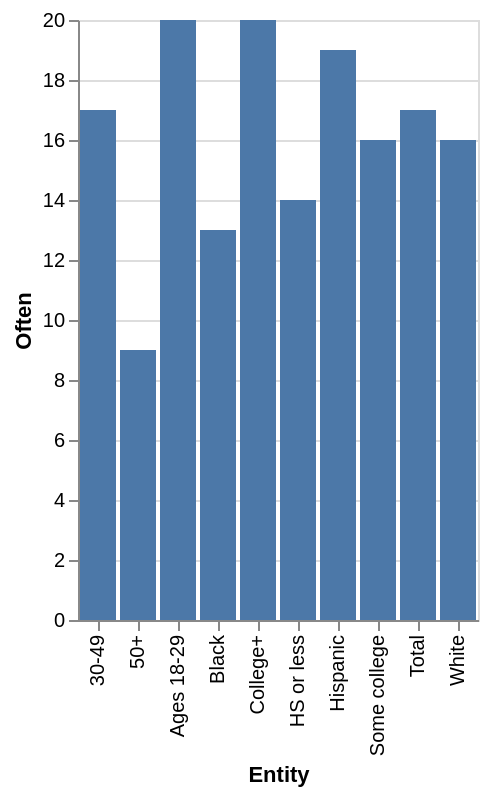

The specification (Vega-Lite) saved for this image:
### Vega-Lite specification from a JSON file in a GitHub repository (floating-point values rounded to 4 significant figures)
{"$schema": "https://vega.github.io/schema/vega-lite/v5.json", "description": "Bar chart auto-generated from CSV", "data": {"values": [{"Entity": "College+", "Often": "20", "Sometimes": "55", "NET": "75"}, {"Entity": "Some college", "Often": "16", "Sometimes": "52", "NET": "68"}, {"Entity": "HS or less", "Often": "14", "Sometimes": "47", "NET": "61"}, {"Entity": "50+", "Often": "9", "Sometimes": "46", "NET": "55"}, {"Entity": "30-49", "Often": "17", "Sometimes": "52", "NET": "69"}, {"Entity": "Ages 18-29", "Often": "20", "Sometimes": "55", "NET": "75"}, {"Entity": "Hispanic", "Often": "19", "Sometimes": "47", "NET": "66"}, {"Entity": "Black", "Often": "13", "Sometimes": "45", "NET": "58"}, {"Entity": "White", "Often": "16", "Sometimes": "55", "NET": "71"}, {"Entity": "Total", "Often": "17", "Sometimes": "52", "NET": "68"}]}, "mark": "bar", "encoding": {"x": {"field": "Entity", "type": "ordinal"}, "y": {"field": "Often", "type": "quantitative"}}}
